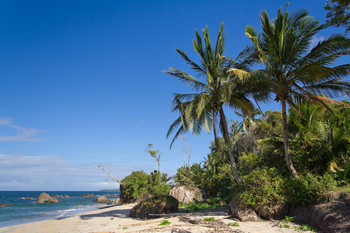
#> input picture WEEK5/transformations/images/beach.png, 350 x 233 px
$ python crop.py --image images/beach.png
#> lines starting #> are read from the running program, lines starting #| are printed output that depends on the picture
import cv2
import argparse


ap = argparse.ArgumentParser()
ap.add_argument("-i", "--image", required=True, help="Path to the image")
args = vars(ap.parse_args())

image = cv2.imread(args["image"])
#> image is the input picture: shape (233, 350, 3); mean B, G, R 136, 110.4, 78.6
cv2.imshow("Original", image)

cropped = image[:240 , 120:360]
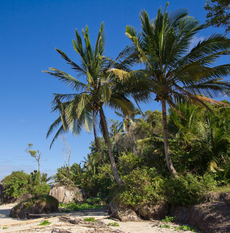
#> cropped: shape (233, 230, 3); mean B, G, R 107.2, 96.9, 75.3
cv2.imshow("Cropped", cropped)

cv2.waitKey(0)

$ run again, on WEEK5/transformations/images/wave.png
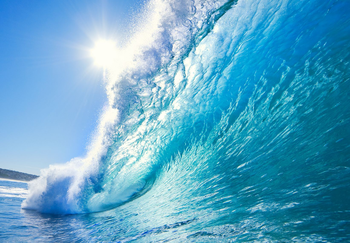
#> input picture WEEK5/transformations/images/wave.png, 350 x 243 px
#> image is the input picture: shape (243, 350, 3); mean B, G, R 199.1, 166.5, 93.5
#> `cropped = image[:240 , 120:360]`:
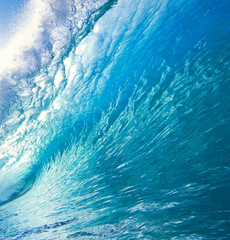
#> cropped: shape (240, 230, 3); mean B, G, R 187.4, 159, 72.1
